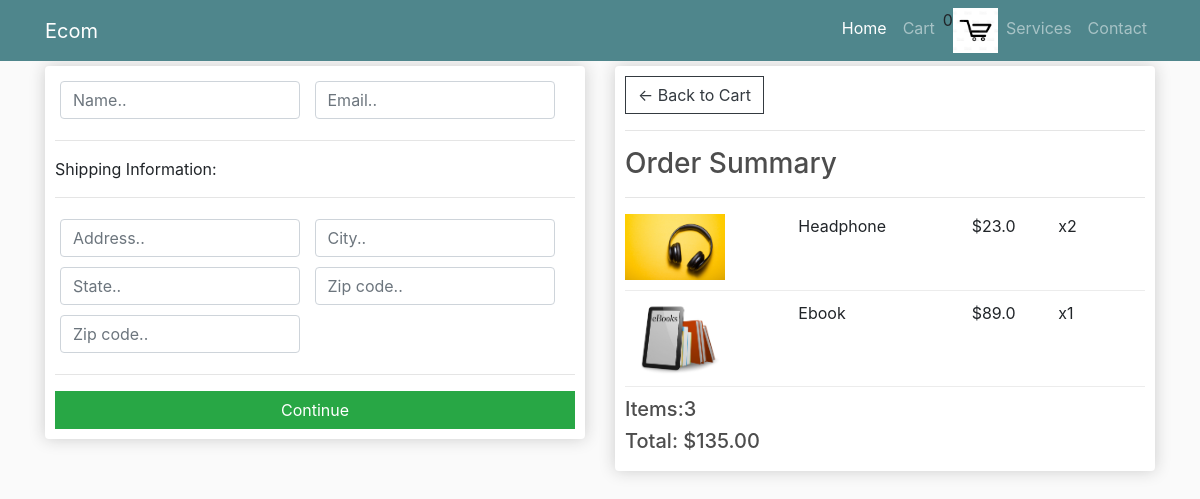
Page /checkout (signed in) on the committed database.
### store/models.py (models this page shows, shortened)
class OrderItem(models.Model):
    product = models.ForeignKey(Product, on_delete=models.SET_NULL, blank=True, null=True)
    order = models.ForeignKey(Order, on_delete=models.SET_NULL, blank=True, null=True)
    quantity = models.IntegerField(default=0,null=True,blank=True)
    date_added = models.DateTimeField(auto_now_add=True)
    @property
    def get_total(self):
        total = self.product.price * self.quantity
        return total

class Product(models.Model):
    name = models.CharField(max_length=200, null=True)
    price = models.FloatField()
    digital = models.BooleanField(default=False,null=True,blank=False)
    image = models.ImageField(null=True,blank=True)
    @property
    def imageURL(self):
        try:
            url = self.image.url
        except:
            url=''
        return url

class Order(models.Model):
    customer = models.ForeignKey(Customer, on_delete=models.SET_NULL,blank=True,null=True)
    date_ordered= models.DateTimeField(auto_now_add=True)
    complete = models.BooleanField(default=False,null=True,blank=False)
    transaction_id = models.CharField(max_length=200,null=True)
    @property
    def get_cart_total(self):
        orderitems = self.orderitem_set.all()
        total = sum([item.get_total for item in orderitems])
        return total
    @property
    def get_cart_items(self):
        orderitems = self.orderitem_set.all()
        total = sum([item.quantity for item in orderitems])
        return total

### store/views.py (the view)
# urls.py: path('checkout',views.checkout,name='checkout')
def checkout(request):
    if request.user.is_authenticated:
        customer = request.user.customer
        order,created = Order.objects.get_or_create(customer=customer,complete=False)
        items = order.orderitem_set.all()
    else:
        items=[]
        order ={
            'get_cart_total':0,
            'get_cart_item':0
        }
    context={
        'items':items,
        'order':order
    }
    return render(request,'checkout.html',context)

### store/templates/checkout.html (shortened to what this page needs)
{% extends 'main.html' %}
{% load static %}
{% block content %}
     <div class="row">
		<div class="col-lg-6">
			<div class="box-element" id="form-wrapper">
				<form id="form">
					<div id="user-info">
						<div class="form-field">
							<input required class="form-control" type="text" name="name" placeholder="Name..">
						</div>
						<div class="form-field">
							<input required class="form-control" type="email" name="email" placeholder="Email..">
						</div>
					</div>
					<div id="shipping-info">
						<hr>
						<p>Shipping Information:</p>
						<hr>
						<div class="form-field">
							<input class="form-control" type="text" name="address" placeholder="Address..">
						</div>
						<div class="form-field">
							<input class="form-control" type="text" name="city" placeholder="City..">
						</div>
						<div class="form-field">
							<input class="form-control" type="text" name="state" placeholder="State..">
						</div>
						<div class="form-field">
							<input class="form-control" type="text" name="zipcode" placeholder="Zip code..">
						</div>
						<div class="form-field">
							<input class="form-control" type="text" name="country" placeholder="Zip code..">
						</div>
					</div>
					<hr>
					<input id="form-button" class="btn btn-success btn-block" type="submit" value="Continue">
				</form>
			</div>
			<br>
		</div>
		<div class="col-lg-6">
			<div class="box-element">
				<a  class="btn btn-outline-dark" href="{% url 'cart' %}">&#x2190; Back to Cart</a>
				<hr>
				<h3>Order Summary</h3>
				<hr>
				{% for item in items %}
				<div class="cart-row">
					<div style="flex:2"><img class="row-image" src="{{ item.product.imageURL }}"></div>
					<div style="flex:2"><p>{{item.product.name}}</p></div>
					<div style="flex:1"><p>${{item.product.price}}</p></div>
					<div style="flex:1"><p>x{{item.quantity}}</p></div>
				</div>
				{% endfor %}
				<h5>Items:{{order.get_cart_items}}</h5>
				<h5>Total:   ${{order.get_cart_total|floatformat:2 }}</h5>
			</div>
		</div>
	</div>
{% endblock content %}

### static/css/shop-homepage.css (style rules this page uses)
body { padding-top: 56px; }
body { background-color: hsl(0, 0%, 98%); }
h1,h2,h3,h4,h5,h6 { color:hsl(0, 0%, 30%); }
.box-element { box-shadow:hsl(0, 0%, 80%) 0 0 16px; background-color: #fff; border-radius: 4px; padding: 10px; }
.col-lg-4, .col-lg-6, .col-lg-8, .col-lg-12 { margin-top: 10px; }
.btn { border-radius: 0; }
.row-image { width: 100px; }
.form-field { width:250px; display: inline-block; padding: 5px; }
.cart-row { display: flex; align-items: flex-stretch; padding-bottom: 10px; margin-bottom: 10px; border-bottom: 1px solid #ececec; }

### rows in the picture
OrderItem: product.imageURL (picture), product.name "Headphone", product.price "23.0", quantity "2"
OrderItem: product.imageURL (picture), product.name "Ebook", product.price "89.0", quantity "1"
Order: get_cart_items "3", get_cart_total "135.00"
